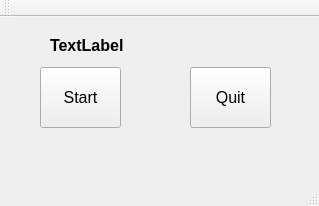
<?xml version="1.0" encoding="UTF-8"?>
<ui version="4.0">
 <class>MainWindow</class>
 <widget class="QMainWindow" name="MainWindow">
  <property name="geometry">
   <rect>
    <x>0</x>
    <y>0</y>
    <width>319</width>
    <height>206</height>
   </rect>
  </property>
  <property name="windowTitle">
   <string>MainWindow</string>
  </property>
  <widget class="QWidget" name="centralWidget">
   <widget class="QPushButton" name="pushButton">
    <property name="geometry">
     <rect>
      <x>190</x>
      <y>50</y>
      <width>81</width>
      <height>61</height>
     </rect>
    </property>
    <property name="font">
     <font>
      <pointsize>12</pointsize>
     </font>
    </property>
    <property name="text">
     <string>Quit</string>
    </property>
   </widget>
   <widget class="QPushButton" name="blinkButton">
    <property name="geometry">
     <rect>
      <x>40</x>
      <y>50</y>
      <width>81</width>
      <height>61</height>
     </rect>
    </property>
    <property name="font">
     <font>
      <pointsize>12</pointsize>
     </font>
    </property>
    <property name="text">
     <string>Start</string>
    </property>
   </widget>
   <widget class="QLabel" name="status">
    <property name="geometry">
     <rect>
      <x>50</x>
      <y>20</y>
      <width>130</width>
      <height>17</height>
     </rect>
    </property>
    <property name="font">
     <font>
      <pointsize>12</pointsize>
      <weight>75</weight>
      <bold>true</bold>
     </font>
    </property>
    <property name="text">
     <string>TextLabel</string>
    </property>
   </widget>
  </widget>
  <widget class="QMenuBar" name="menuBar">
   <property name="geometry">
    <rect>
     <x>0</x>
     <y>0</y>
     <width>319</width>
     <height>22</height>
    </rect>
   </property>
  </widget>
  <widget class="QToolBar" name="mainToolBar">
   <attribute name="toolBarArea">
    <enum>TopToolBarArea</enum>
   </attribute>
   <attribute name="toolBarBreak">
    <bool>false</bool>
   </attribute>
  </widget>
  <widget class="QStatusBar" name="statusBar"/>
 </widget>
 <layoutdefault spacing="6" margin="11"/>
 <resources/>
 <connections>
  <connection>
   <sender>pushButton</sender>
   <signal>clicked()</signal>
   <receiver>MainWindow</receiver>
   <slot>close()</slot>
   <hints>
    <hint type="sourcelabel">
     <x>297</x>
     <y>129</y>
    </hint>
    <hint type="destinationlabel">
     <x>291</x>
     <y>205</y>
    </hint>
   </hints>
  </connection>
 </connections>
</ui>
